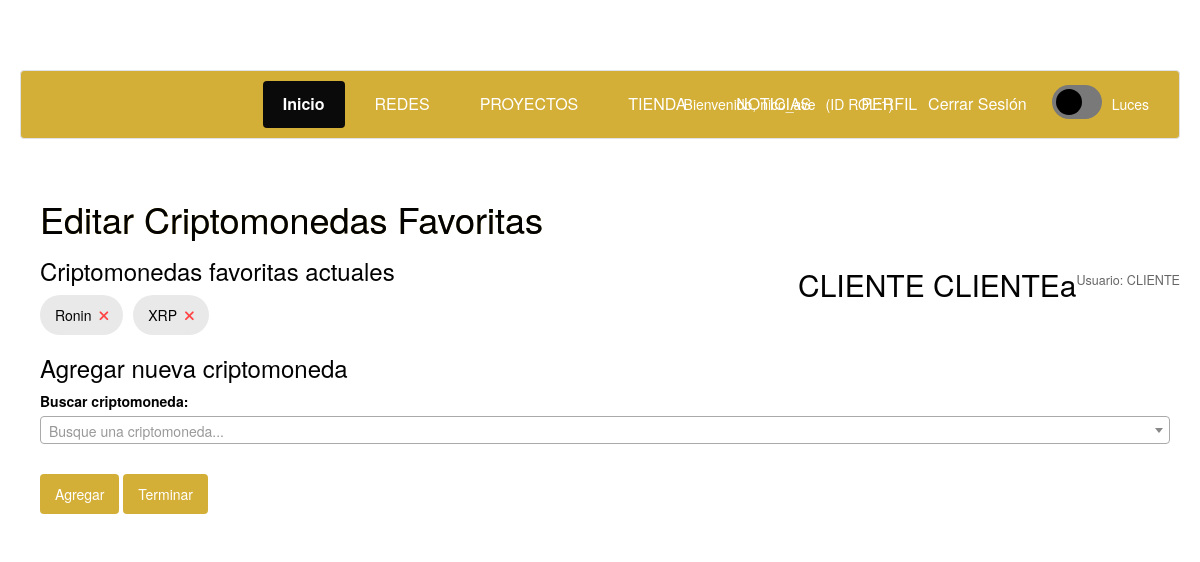
Screenshot of /admin/editar_favoritos.php?id=33 (signed in) with the database file from the repository.
### tables this page shows
CREATE TABLE `usuarios` (
  `idusuario` int(11) NOT NULL,
  `nickname` varchar(255) NOT NULL,
  `email` varchar(255) NOT NULL,
  `contrasenia` varchar(255) NOT NULL,
  `fb_id` varchar(255) DEFAULT NULL,
  `foto` varchar(255) DEFAULT NULL,
  `descripcion` varchar(255) DEFAULT NULL,
  `twitter` varchar(255) DEFAULT NULL,
  `instagram` varchar(255) DEFAULT NULL,
  `facebook` varchar(255) DEFAULT NULL,
  `idestado` int(11) NOT NULL,
  `nombre` varchar(50) NOT NULL,
  `apellido` varchar(50) NOT NULL,
  `discord_id` varchar(255) DEFAULT NULL,
  `avatar` varchar(255) DEFAULT NULL,
  `fecha_registro` datetime NOT NULL DEFAULT current_timestamp()
);

CREATE TABLE `usuario_favoritos` (
  `idfavorito` int(11) NOT NULL,
  `idusuario` int(11) NOT NULL,
  `crypto_id` varchar(50) NOT NULL,
  `crypto_nombre` varchar(100) NOT NULL,
  `fecha_agregado` timestamp NOT NULL DEFAULT current_timestamp()
);

### admin/editar_favoritos.php (the view, shortened to what this page needs)
<?php
require '../conexion.php';
$userId = intval($_GET['id']);
$userQuery = mysqli_query($conexion, "SELECT * FROM usuarios WHERE idusuario = $userId");
$user = mysqli_fetch_assoc($userQuery);
$favoritos = [];
$query_favoritos = mysqli_query($conexion, "SELECT * FROM usuario_favoritos WHERE idusuario = $userId");
while ($fav = mysqli_fetch_assoc($query_favoritos)) {
    $favoritos[] = $fav;
}
?>
<!DOCTYPE html>
<html lang="es">
<head>
    <link rel="stylesheet" href="https://cdnjs.cloudflare.com/ajax/libs/font-awesome/6.0.0/css/all.min.css">
    <link href="https://cdn.jsdelivr.net/npm/select2@4.1.0-rc.0/dist/css/select2.min.css" rel="stylesheet" />
    <link href="css/perfil.css" rel="stylesheet">
    <link href="css/EstilosAdicionalesABM.css" rel="stylesheet">
</head>
<body>
<?php include("header_admin.php"); ?>
<div class="container">
    <h1>Editar Criptomonedas Favoritas</h1>
    <div class="user-info">
        <h2><?php echo htmlspecialchars($user['nombre'] . ' ' . htmlspecialchars($user['apellido'])); ?></h2>
        <p>Usuario: <?php echo htmlspecialchars($user['nickname']); ?></p>
    </div>
    <div class="current-favorites">
        <h3>Criptomonedas favoritas actuales</h3>
        <?php if (empty($favoritos)): ?>
            <p>Este usuario no tiene criptomonedas favoritas aún.</p>
        <?php else: ?>
            <div class="cripto-list">
                <?php foreach ($favoritos as $fav): ?>
                    <div class="cripto-item">
                        <span><?php echo htmlspecialchars($fav['crypto_nombre']); ?></span>
                        <form method="POST" action="editar_favoritos.php?id=<?php echo $userId; ?>" style="display: inline;">
                            <button type="submit" name="eliminar_cripto" class="remove-cripto" title="Eliminar">
                                <i class="fas fa-times"></i>
                            </button>
                        </form>
                    </div>
                <?php endforeach; ?>
            </div>
        <?php endif; ?>
    </div>
    <div class="add-favorite">
        <h3>Agregar nueva criptomoneda</h3>
        <form method="POST" action="editar_favoritos.php?id=<?php echo $userId; ?>">
            <div class="form-group">
                <label for="crypto_search">Buscar criptomoneda:</label>
            </div>
            <div class="form-actions">
                <button type="submit" name="agregar_cripto" class="btn btn-primary">Agregar</button>
                <a href="../ver_perfil.php?id=<?php echo $userId; ?>" class="btn btn-default">Terminar</a>
            </div>
        </form>
    </div>
</div>
</body>
</html>

### admin/header_admin.php (shortened to what this page needs)
<?php
include("../conexion.php");
$idusuario = $_SESSION['logueado'];
$consulta = mysqli_query($conexion, "SELECT * FROM usuarios WHERE idusuario = $idusuario");
while($respuesta = mysqli_fetch_assoc($consulta)) {
    $nick = $respuesta['nickname'];
    $rol = $_SESSION['rol'];
}
?>
<link href="css/perfil.css" rel="stylesheet">
<link rel="stylesheet" href="https://maxcdn.bootstrapcdn.com/bootstrap/3.3.5/css/bootstrap.min.css">
<link href="css/proyectlist.css" rel="stylesheet">
<link href="css/dark-mode.css" rel="stylesheet">
<link rel="stylesheet" href="https://cdnjs.cloudflare.com/ajax/libs/font-awesome/6.0.0/css/all.min.css">
<div class="navbar">
    <a href="../inicio.php" class="active">Inicio</a>
    <a href="redeslist.php">REDES</a>
    <a href="proyectoslist.php">PROYECTOS</a>
    <a href="../Archivo tienda.php">TIENDA</a>
    <a href="https://es.cointelegraph.com/tags/games">NOTICIAS</a>
    <a href="../perfil.php">PERFIL</a>
    <div class="user-info">
        <span>Bienvenido, <?php echo $nick; ?></span>
        <span>(ID ROL:<?php echo $rol; ?>)</span>
        <a href="../logout.php" style="color:rgb(0, 0, 0);">Cerrar Sesión</a>
        <label class="toggle-switch">
                <span class="slider"></span>
                </label>
                <span>Luces</span>
    </div>
</div>

### admin/css/perfil.css (style rules this page uses)
:root { --primary: rgb(212, 175, 55); --secondary: #000000; --dark: #36332d; --light: #f5f6fa; --success: #00b894; --danger: #d63031; --bg-color: #f5f6fa; --text-color: #2d3436; --card-bg: white; }
* { margin: 0; padding: 0; box-sizing: border-box; transition: background-color 0.3s, color 0.3s; }
body { font-family: 'Inter', sans-serif; background-color: var(--bg-color); color: var(--text-color); line-height: 1.6; padding: 20px; }
.container { max-width: 1200px; margin: 0 auto; padding: 20px; }
h1 { font-size: 2.5rem; margin-bottom: 10px; background: linear-gradient(45deg, var(--primary), var(--secondary)); -webkit-background-clip: text; background-clip: text; color: transparent; }
.toggle-switch { position: relative; display: inline-block; width: 60px; height: 30px; }
.slider { position: absolute; cursor: pointer; top: 0; left: 0; right: 0; bottom: 0; background-color: #ccc; transition: .4s; border-radius: 34px; }
.slider:before { position: absolute; content: ""; height: 22px; width: 22px; left: 4px; bottom: 4px; background-color: white; transition: .4s; border-radius: 50%; }
.navbar { background-color: #9b8028; overflow: hidden; display: flex; justify-content: center; padding: 10px 0; }
.navbar a { color: white; text-align: center; padding: 12px 20px; text-decoration: none; font-size: 16px; margin: 0 5px; border-radius: 4px; transition: background-color 0.3s; }
.navbar a.active { background-color: #0a0a0a; font-weight: bold; }
.user-info { position: absolute; right: 20px; color: white; display: flex; align-items: center; }
.user-info span { margin-right: 10px; }
.btn { background:rgb(212, 175, 55); color: white; border: none; padding: 10px 15px; border-radius: 4px; cursor: pointer; }
.user-info p { margin: 0; color: #666; font-size: 0.9em; }

### admin/css/EstilosAdicionalesABM.css (style rules this page uses)
.form-group { margin-bottom: 15px; }
.form-group label { display: block; margin-bottom: 5px; font-weight: bold; }
.btn { background:rgb(212, 175, 55); color: white; border: none; padding: 10px 15px; border-radius: 4px; cursor: pointer; }

### admin/css/proyectlist.css (style rules this page uses)
body { background-color: #121212; color: #e0e0e0; min-height: 200px; padding-top: 70px; }
.btn-default { background-color: #333333; color: #e0e0e0; border: 1px solid #444444; }
.container { background-color: #1a1a1a; padding: 20px; border-radius: 8px; }

### admin/css/dark-mode.css (style rules this page uses)
:root { --primary: rgb(212, 175, 55); --secondary: #000000; --bg-color: #ffffff; --text-color: rgb(2, 2, 2); --header-bg: rgb(212, 175, 55); --footer-bg: rgb(212, 175, 55); --card-bg: #c0c0c0; --border-color: #dee2e6; }
* { margin: 0; padding: 0; box-sizing: border-box; transition: background-color 0.3s, color 0.3s, border-color 0.3s; }
body, .container, .row, .col-md-12, .outer_div, .section-container, .game-section { background-color: var(--bg-color) !important; color: var(--text-color) !important; }
.toggle-switch { position: relative; display: inline-block; width: 60px; height: 34px; }
.slider { position: absolute; cursor: pointer; top: 0; left: 0; right: 0; bottom: 0; background-color: #797979; transition: .4s; border-radius: 34px; }
.slider:before { position: absolute; content: ""; height: 26px; width: 26px; left: 4px; bottom: 4px; background-color: rgb(0, 0, 0); transition: .4s; border-radius: 50%; }
.navbar, header { background-color: var(--header-bg) !important; border-color: var(--border-color); color: var(--text-color); }
.btn { background: var(--primary); color: white; border: none; padding: 10px 15px; border-radius: 4px; cursor: pointer; }
a { color: var(--primary); }
.navbar a, .navbar-brand, footer, footer a, footer p { color: rgb(255, 255, 255) !important; }
h1, h2, h3, h4, h5, h6, .game-title, .section-title { color: var(--text-color) !important; }

### admin/editar_favoritos.php (style rules this page uses)
.cripto-list { display: flex; flex-wrap: wrap; gap: 10px; margin-bottom: 20px; }
.cripto-item { background:rgb(233, 233, 233); padding: 10px 15px; border-radius: 20px; display: flex; align-items: center; gap: 8px; }
.remove-cripto { color: #ff4444; cursor: pointer; background: none; border: none; }

### rows the page displays
usuarios: nickname "nico_ave"
usuarios: nombre+apellido "CLIENTE CLIENTEa", nickname "CLIENTE"
usuario_favoritos: crypto_nombre "Ronin"
usuario_favoritos: crypto_nombre "XRP"

### other values shown
$rol "1"
